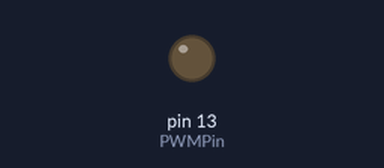
Bench run of a sketch on a simulated Arduino Uno, built with avr-gcc and run on an emulated ATmega328P. Parts: output pins drawn as LEDs (lit = HIGH).

Above: at 0.05 s.
At 0.55 s:
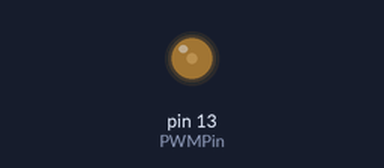
At 1.1 s:
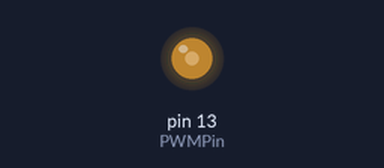
At 2.2 s:
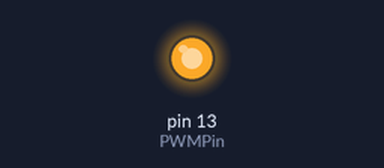
Timing chart, 0 to 5.2 s (numbered marks = the images above):
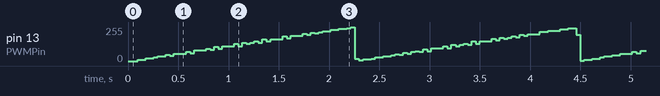

The sketch:

Software_PWM.ino
```cpp
const int PWMPin = 13;
int bright = 0;
void setup()
{
  pinMode(PWMPin, OUTPUT);
}
void loop()
{
  if((bright++) == 255) bright = 0;

  for(int i = 0; i < 255; i++)
  {
    if(i < bright)
    {
      digitalWrite(PWMPin, HIGH);
      delayMicroseconds(30);
    }
    else
    {
      digitalWrite(PWMPin, LOW);
      delayMicroseconds(30);
    }
  }
}
```
